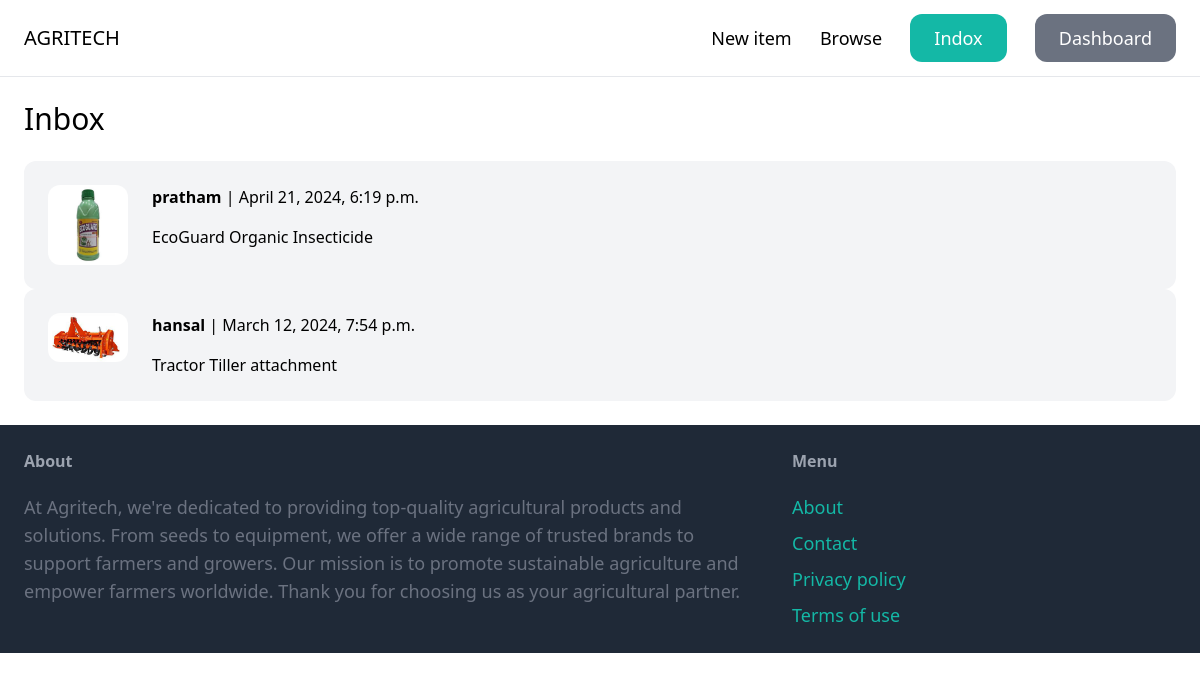
Screenshot of /inbox/ (signed in) with the database file from the repository.
### conversation/models.py (models this page shows)
class Conversation(models.Model):
    item=models.ForeignKey(Item,related_name='conversations',on_delete=models.CASCADE)
    members = models.ManyToManyField(User,related_name='conversations')
    created_at = models.DateTimeField(auto_now_add=True)
    modified_at = models.DateTimeField(auto_now=True)
    class Meta:
        ordering=('-modified_at',)

### item/models.py (models this page shows, shortened)
class Item(models.Model):
    category = models.ForeignKey(Category, related_name='items', on_delete=models.CASCADE)
    name = models.CharField(max_length=255)
    description = models.TextField(blank=True, null=True)
    price = models.FloatField()
    image = models.ImageField(upload_to='items_image', blank=True, null=True)
    is_sold = models.BooleanField(default=False)
    created_by = models.ForeignKey(User, related_name='items', on_delete=models.CASCADE)
    created_at = models.DateTimeField(auto_now_add=True)

### conversation/views.py (the view)
# urls.py: path('inbox/',include('conversation.urls')),
@login_required
def inbox(request):
    conversations = Conversation.objects.filter(members__in=[request.user.id])
    return render(request, 'conversation/inbox.html', {
        'conversations': conversations
    })

### conversation/templates/conversation/inbox.html (shortened to what this page needs)
{% extends 'core/base.html' %}
{% block content %}
<h1 class="mb-6 text-3xl">Inbox</h1>
<div class="space-y-6">
    {% for conversation in conversations %}
        <a href="{% url 'conversation:detail' conversation.id%}">
            <div class="p-6 flex bg-gray-100 rounded-xl">
                <div class="pr-6">
                    <img src="{{ conversation.item.image.url }}" class="w-20 rounded-xl">
                </div>
             <div>
                    {% for member in conversation.members.all %}
                        {% if member != request.user %}
                            <p class="mb-4"><strong>{{ member.username }}</strong> | {{ conversation.modified_at }}</p>
                            <p>{{ conversation.item.name }}</p>
                        {% endif %}
                    {% endfor %}
                </div>
            </div>
        </a>
    {% endfor %}
</div>
{% endblock %}

### rows the page displays
Conversation: item.image (picture), modified_at "April 21, 2024, 6:19 p.m.", item.name "EcoGuard Organic Insecticide"
Conversation: item.image (picture), modified_at "March 12, 2024, 7:54 p.m.", item.name "Tractor Tiller attachment"

### other values shown
{{ member.username }} "pratham"
{{ member.username }} "hansal"
